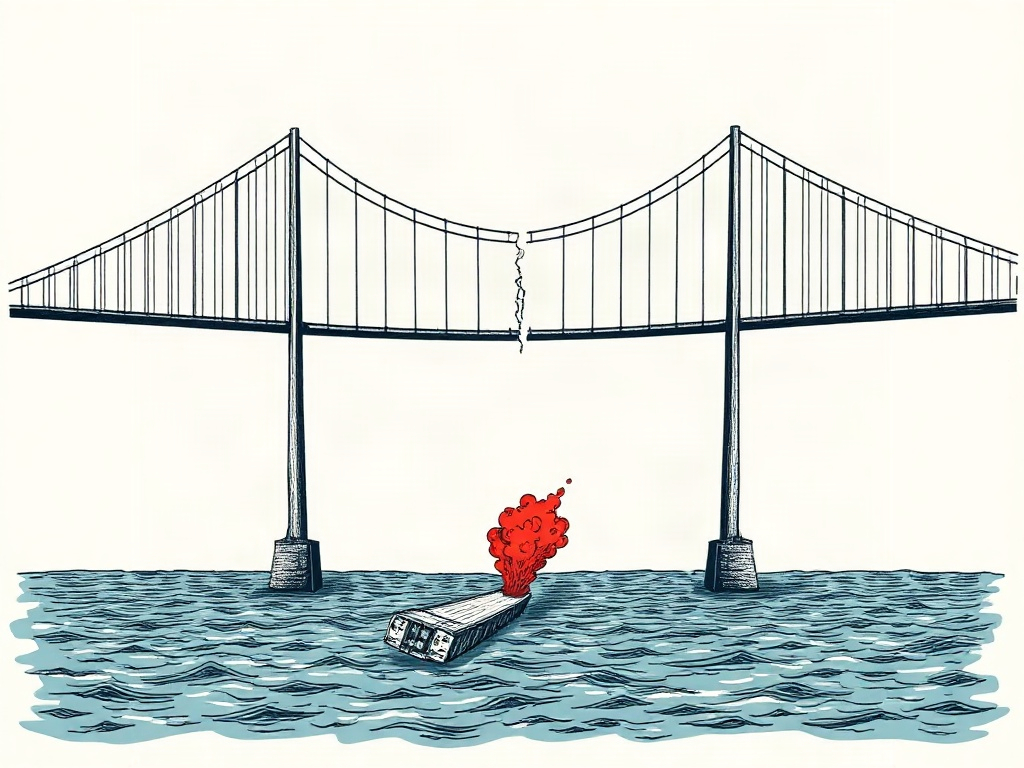
#> input picture assets/ni1117/lead1.png, 1024 x 768 px; its folder holds only this picture in this run
$ python render.py
#> lines starting #> are read from the running program, lines starting #| are printed output that depends on the picture
#!/usr/bin/env python3
"""Render a 1024x1024 newspaper front page for Tuesday 17 November 2026.
Deterministic; no network. Lead illustrations come from assets/ni1117/leadN.png
(Muse/fal.ai) when present, else original schematic fallbacks drawn here.
"""
import os, math
from PIL import Image, ImageDraw, ImageFont

W = H = 1024
PAPER = (245, 241, 230)
INK = (24, 22, 20)
SOFT = (70, 66, 60)
RED = (179, 64, 42)
BLUE = (42, 91, 140)
RULE = (40, 38, 34)
CREAM_DARK = (232, 226, 210)

FD = "/usr/share/fonts/truetype"
def F(name, size):
    paths = {
        "serifb": f"{FD}/dejavu/DejaVuSerif-Bold.ttf",
        "serif": f"{FD}/dejavu/DejaVuSerif.ttf",
        "lserifb": f"{FD}/liberation/LiberationSerif-Bold.ttf",
        "lserif": f"{FD}/liberation/LiberationSerif-Regular.ttf",
        "lserifi": f"{FD}/liberation/LiberationSerif-Italic.ttf",
        "sans": f"{FD}/liberation/LiberationSans-Regular.ttf",
        "sansb": f"{FD}/liberation/LiberationSans-Bold.ttf",
        "sansi": f"{FD}/liberation/LiberationSans-Italic.ttf",
    }
    return ImageFont.truetype(paths[name], size)

img = Image.new("RGB", (W, H), PAPER)
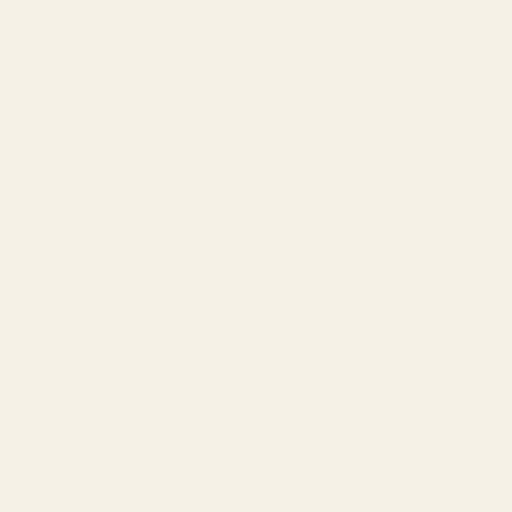
#> img: PIL image 1024x1024 RGB (shown at 1/2 size); mean R, G, B 245, 241, 230
d = ImageDraw.Draw(img)

def tw(s, f):
#> called with s = 'TUESDAY EDITION  ·  No. 317'
    b = d.textbbox((0, 0), s, font=f); return b[2] - b[0]
#> after `b = d.textbbox((0, 0), s, font=f)`: b = (0, 2, 168, 11)

def wrap(s, f, maxw):
    words = s.split(); lines = []; cur = ""
    for w in words:
        t = (cur + " " + w).strip()
        if tw(t, f) <= maxw: cur = t
        else:
            if cur: lines.append(cur)
            cur = w
    if cur: lines.append(cur)
    return lines

def center(s, f, y, fill=INK):
    d.text(((W - tw(s, f)) / 2, y), s, font=f, fill=fill)

def hline(y, x0=36, x1=W-36, fill=RULE, w=2):
    d.line([(x0, y), (x1, y)], fill=fill, width=w)

hline(12, w=3); hline(17, w=1)
d.text((36, 24), "THE DAILY WORLD", font=F("lserifb", 22), fill=INK)
d.text((36, 50), "FRONT PAGE  ·  WORLD NEWS", font=F("sansb", 12), fill=SOFT)
right = "TUESDAY EDITION  ·  No. 317"
d.text((W-36-tw(right, F("sansb", 12)), 28), right, font=F("sansb", 12), fill=SOFT)
right2 = "ONE IMAGE  ·  ONE DAY"
d.text((W-36-tw(right2, F("sansi", 12)), 46), right2, font=F("sansi", 12), fill=SOFT)
hline(68, w=1)
center("TUESDAY", F("lserifb", 34), 76, INK)
center("17 NOVEMBER 2026", F("lserifb", 62), 112, INK)
hline(186, w=2)
d.rectangle([36, 192, W-36, 216], fill=INK)
strip = "18 STORIES   ·   6 CONTINENTS   ·   EVERY ITEM FROM TUESDAY 17 NOVEMBER"
center(strip, F("sansb", 14), 197, PAPER)

LEADS = [
    ("01", "EUROPE / ASIA", "Kerch bridge struck again; road span falls into the sea",
     "A second day of attacks on the Crimea link. A road span collapsed into the strait; traffic halted. Kyiv and Moscow trade blame.", (36.5, 45.3)),
    ("02", "ASIA", "Iran drones target US radar; tanker mined in Hormuz",
     "Tehran flew drones at a US radar site in Bahrain; Washington struck Qeshm. A tanker hit a mine in the strait. Oil shipping on edge.", (56.0, 26.5)),
    ("03", "ASIA", "Trump's first Quad summit in Manila seals minerals pact",
     "The US, Japan, India and Australia met in Manila. A critical-minerals agreement headline a summit aimed at supply-chain leverage.", (121.0, 14.6)),
]
LIST = [
    ("04", "N. AMERICA", "Nvidia posts $115.8B quarter; Dow drops 849", (-74.0, 40.7)),
    ("05", "ASIA", "COP31 Antalya: draft text calls fossil-fuel phase-out", (30.7, 36.9)),
    ("06", "AMERICAS", "US, Mexico and Bolivia lose measles-free status", (-65.0, -17.0)),
    ("07", "AFRICA", "DR Congo Ebola response strained, WHO says", (23.0, -3.0)),
    ("08", "ASIA", "Mongolia's president announces resignation", (106.9, 47.9)),
    ("09", "EUROPE", "Serbia's students take seats in parliament", (20.5, 44.8)),
    ("10", "ASIA", "Bangladesh garment-wage clashes spread", (90.4, 23.8)),
    ("11", "AFRICA", "Mozambique: Mondlane tried on 5 charges", (32.6, -25.9)),
    ("12", "ASIA", "Russian An-12 crashes in Siberia; 19 dead", (100.0, 60.0)),
    ("13", "ASIA", "Japan scrambles jets over airspace breach", (140.0, 40.0)),
    ("14", "EUROPE", "Moldova closes its airspace", (28.8, 47.0)),
    ("15", "OCEANIA", "Cyclone Akvan tracked across the Pacific", (160.0, -15.0)),
    ("16", "SPACE", "Voyager 1 nears one light-day from Earth", None),
    ("17", "ASIA", "Gaza ceasefire under strain", (34.4, 31.5)),
    ("18", "AFRICA", "UN: 2,230 civilian deaths in Sudan", (30.0, 15.0)),
]

ASSET = os.path.join(os.path.dirname(__file__), "assets", "ni1117")
def lead_image(i, w, h):
#> called with i = 0, w = 312, h = 150
    p = os.path.join(ASSET, f"lead{i+1}.png")
    if os.path.exists(p):
        im = Image.open(p).convert("RGB")
#> im is the input picture: PIL image 1024x768 RGB; mean R, G, B 214.3, 220.5, 217.1
        from PIL import ImageChops
        bg = Image.new("RGB", im.size, PAPER)
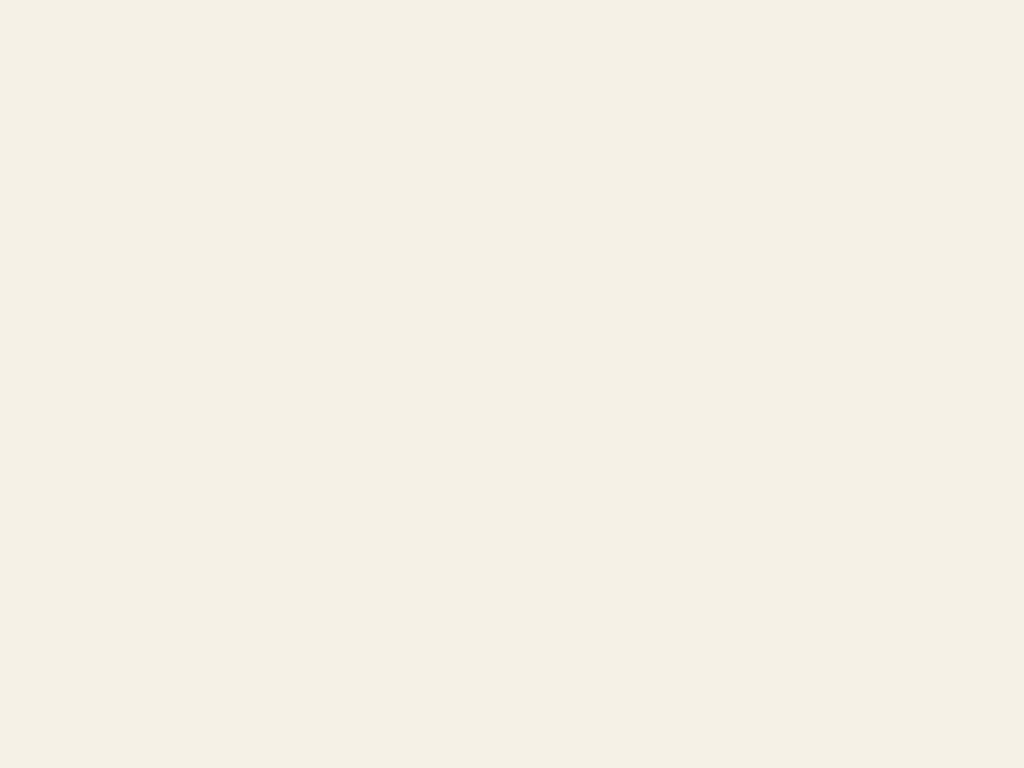
#> bg: PIL image 1024x768 RGB; mean R, G, B 245, 241, 230
        bbox = ImageChops.difference(im, bg).getbbox()
#> bbox = (0, 0, 1024, 768)
        if bbox:
            pad = 8
            bbox = (max(0, bbox[0]-pad), max(0, bbox[1]-pad),
                    min(im.width, bbox[2]+pad), min(im.height, bbox[3]+pad))
            im = im.crop(bbox)
        im.thumbnail((w, h), Image.Resampling.LANCZOS)
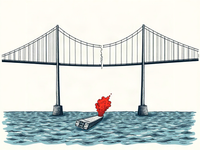
#> im: PIL image 200x150 RGB; mean R, G, B 214.1, 220.3, 217.1
        canvas = Image.new("RGB", (w, h), PAPER)
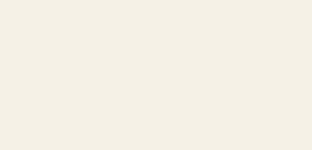
#> canvas: PIL image 312x150 RGB; mean R, G, B 245, 241, 230
        canvas.paste(im, ((w - im.width) // 2, (h - im.height) // 2))
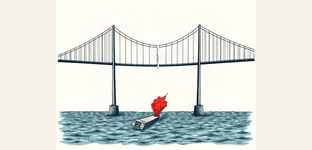
#> canvas: PIL image 312x150 RGB; mean R, G, B 225.2, 227.7, 221.7
        return canvas
    return fallback_lead(i, w, h)

def fallback_lead(i, w, h):
    im = Image.new("RGB", (w, h), CREAM_DARK); dd = ImageDraw.Draw(im)
    if i == 0:
        dd.rectangle([0, h*0.62, w, h], fill=(150, 175, 190))
        dd.line([(0, h*0.5), (w, h*0.5)], fill=INK, width=5)
        for x in range(20, w, 46):
            dd.line([(x, h*0.5), (x, h*0.72)], fill=INK, width=3)
        dd.line([(w*0.45, h*0.5), (w*0.52, h*0.66)], fill=RED, width=5)
        dd.line([(w*0.58, h*0.5), (w*0.52, h*0.66)], fill=RED, width=5)
        dd.ellipse([w*0.47, h*0.36, w*0.57, h*0.46], outline=RED, width=3)
    elif i == 1:
        dd.rectangle([0, h*0.66, w, h], fill=(150, 175, 190))
        dd.polygon([(w*0.2, h*0.66), (w*0.5, h*0.66), (w*0.44, h*0.56), (w*0.26, h*0.56)], fill=INK)
        dd.rectangle([w*0.3, h*0.5, w*0.36, h*0.56], fill=INK)
        dd.polygon([(w*0.68, h*0.3), (w*0.8, h*0.34), (w*0.68, h*0.38)], fill=RED)
        dd.line([(w*0.8, h*0.34), (w*0.9, h*0.5)], fill=SOFT, width=2)
        dd.arc([w*0.84, h*0.44, w*0.98, h*0.6], 200, 340, fill=BLUE, width=3)
        dd.ellipse([w*0.55, h*0.74, w*0.6, h*0.79], outline=RED, width=2)
    else:
        dd.rectangle([w*0.15, h*0.62, w*0.85, h*0.72], fill=INK)
        for k, fx in enumerate([0.25, 0.42, 0.58, 0.75]):
            dd.rectangle([w*fx, h*0.34, w*fx+16, h*0.46], fill=[BLUE, RED, SOFT, BLUE][k])
            dd.line([(w*fx, h*0.34), (w*fx, h*0.62)], fill=INK, width=2)
        dd.polygon([(w*0.46, h*0.8), (w*0.54, h*0.8), (w*0.5, h*0.9)], fill=RED)
    return im

colw = 312; gap = 14; x0 = 36; ytop = 226
for i, (num, cont, head, body, _) in enumerate(LEADS):
    x = x0 + i * (colw + gap)
    im = lead_image(i, colw, 150)
    img.paste(im, (x, ytop))
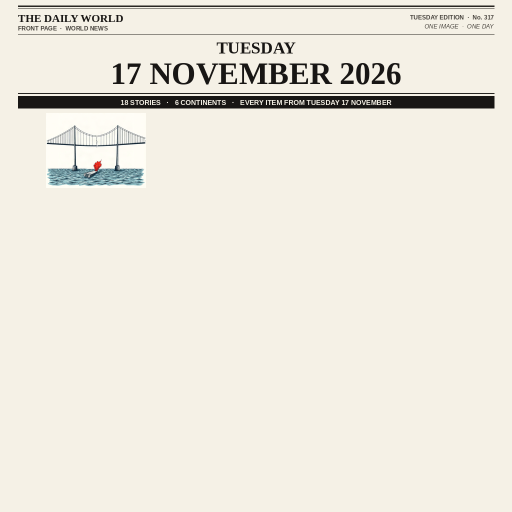
#> img: PIL image 1024x1024 RGB (shown at 1/2 size); mean R, G, B 235.5, 231.8, 221.4
    d.rectangle([x, ytop, x+colw, ytop+150], outline=RULE, width=1)
    yy = ytop + 156
    d.text((x, yy), f"STORY {num}  ·  {cont}", font=F("sansb", 11), fill=RED); yy += 16
    hf = F("lserifb", 18)
    for ln in wrap(head, hf, colw)[:3]:
        d.text((x, yy), ln, font=hf, fill=INK); yy += 21
#> after the loop, yy = 440
    yy += 2
#> yy = 442
    bf = F("lserif", 13)
    for ln in wrap(body, bf, colw)[:4]:
        d.text((x, yy), ln, font=bf, fill=SOFT); yy += 16
#> this loop made 3 passes
#> yy on passes 1 to 3: 458, 474, 490
#> after the loop, yy = 490
    if i < 2:
        d.line([(x+colw+gap//2, ytop), (x+colw+gap//2, ytop+230)], fill=RULE, width=1)

my = 486
d.text((36, my), "WHERE IT HAPPENED", font=F("sansb", 15), fill=INK)
d.text((W-36-tw("17 LOCATIONS  ·  ORIGINAL DRAWING", F("sansi", 11)), my+2),
       "17 LOCATIONS  ·  ORIGINAL DRAWING", font=F("sansi", 11), fill=SOFT)
hline(my+20, w=1)
MAPX0, MAPX1 = 40, 984; MAPY0, MAPY1 = my+26, my+186
def proj(lon, lat):
    x = MAPX0 + (lon + 180) / 360 * (MAPX1 - MAPX0)
    y = MAPY0 + (78 - lat) / 140 * (MAPY1 - MAPY0)
    return x, y
d.rectangle([MAPX0, MAPY0, MAPX1, MAPY1], fill=(222, 230, 233))
for lon in range(-150, 181, 30):
    x, _ = proj(lon, 0); d.line([(x, MAPY0), (x, MAPY1)], fill=CREAM_DARK, width=1)
for lat in range(-60, 79, 30):
    _, y = proj(0, lat); d.line([(MAPX0, y), (MAPX1, y)], fill=CREAM_DARK, width=1)
CONT = {
 "NA": [(-168,66),(-140,70),(-120,72),(-90,72),(-70,62),(-55,50),(-65,44),(-75,38),(-81,31),(-97,26),(-105,20),(-95,16),(-83,9),(-100,18),(-117,33),(-125,42),(-130,55),(-152,60),(-168,66)],
 "SA": [(-80,9),(-62,10),(-50,0),(-35,-8),(-40,-20),(-58,-35),(-70,-52),(-72,-40),(-70,-18),(-78,-2),(-80,9)],
 "EU": [(-10,36),(-9,43),(-2,48),(-5,58),(5,62),(15,68),(30,70),(40,66),(45,55),(40,48),(28,41),(20,40),(10,38),(0,36),(-10,36)],
 "AF": [(-17,15),(-10,32),(0,36),(10,37),(20,32),(32,31),(43,12),(51,11),(40,-5),(35,-20),(20,-35),(15,-30),(12,-18),(8,4),(-8,5),(-17,15)],
 "AS": [(40,66),(60,70),(90,75),(120,72),(150,66),(170,64),(160,58),(142,50),(130,42),(122,30),(108,20),(100,8),(95,16),(88,22),(80,8),(72,20),(60,25),(48,30),(40,48),(45,55),(40,66)],
 "AU": [(114,-22),(122,-18),(132,-12),(142,-11),(146,-18),(152,-25),(150,-35),(140,-38),(130,-32),(116,-34),(114,-22)],
 "GL": [(-45,60),(-25,70),(-20,78),(-40,82),(-58,76),(-52,66),(-45,60)],
}
for name, poly in CONT.items():
    pts = [proj(lo, la) for lo, la in poly]
    d.polygon(pts, fill=(206, 196, 172), outline=(90, 84, 72))
allstories = [(n, c, pin) for n, c, _, _, pin in LEADS] + [(n, c, pin) for n, c, _, pin in LIST]
placed = []
nf = F("sansb", 9)
for num, cont, pin in allstories:
    if pin is None: continue
    x, y = proj(*pin)
    bx, by = x, y
    for _ in range(24):
        if all(math.hypot(bx-px, by-py) >= 17 for px, py in placed): break
        best = None
        for ang in range(0, 360, 30):
            nx = x + 20 * math.cos(math.radians(ang)); ny = y + 20 * math.sin(math.radians(ang))
            if not (MAPX0+8 <= nx <= MAPX1-8 and MAPY0+8 <= ny <= MAPY1-8): continue
            score = min((math.hypot(nx-px, ny-py) for px, py in placed), default=999)
            if best is None or score > best[0]: best = (score, nx, ny)
        if best is None: break
        bx, by = best[1], best[2]
    placed.append((bx, by))
    d.ellipse([x-2, y-2, x+2, y+2], fill=INK)
    if math.hypot(bx-x, by-y) > 3:
        d.line([(x, y), (bx, by)], fill=SOFT, width=1)
    d.ellipse([bx-8, by-8, bx+8, by+8], fill=RED, outline=PAPER, width=1)
    d.text((bx-tw(num, nf)/2, by-5), num, font=nf, fill=PAPER)
#> after the loop, placed = [(607.7, 549.4), (658.8, 570.9), (829.3, 584.5), (318, 554.6), (592.5, 559), (341.6, 620.6), (572.3, 604.6), (792.3, 546.4), (565.8, 549.9), (749, 573.9), (597.5, 630.7), (774.2, 532.6), (879.1, 555.4), (587.5, 527.4), (931.6, 618.3), (612.2, 582.5), (590.7, 584)]
d.rectangle([MAPX0, MAPY0, MAPX1, MAPY1], outline=RULE, width=1)

ly = MAPY1 + 12
d.text((36, ly), "ALSO ON TUESDAY", font=F("sansb", 15), fill=INK)
hline(ly+20, w=1)
ly += 26
cols = 3; per = 5; cw = (W - 72 - 2*16) // cols
lf = F("lserifb", 13); cf = F("sansb", 10)
for idx, (num, cont, head, pin) in enumerate(LIST):
    c = idx // per; r = idx % per
    x = 36 + c * (cw + 16); y = ly + r * 30
    d.text((x, y), num, font=F("sansb", 13), fill=RED)
    d.text((x+24, y-1), cont, font=cf, fill=SOFT)
    for j, ln in enumerate(wrap(head, lf, cw-24)[:1]):
        d.text((x+24, y+11), ln, font=lf, fill=INK)
#> this loop made 15 passes

fy = 884
hline(fy, w=2)
d.text((36, fy+6), "DATE CHECK", font=F("sansb", 12), fill=RED)
dc = "Every story happened or was first reported on Tuesday 17 November 2026. Excluded as other dates: the Ebola 11,000-case milestone (10 Nov) and the Vulcan launch (15 Nov). Contested claims are attributed."
for j, ln in enumerate(wrap(dc, F("lserifi", 12), W-72)):
    d.text((36, fy+22+j*15), ln, font=F("lserifi", 12), fill=SOFT)
have_assets = all(os.path.exists(os.path.join(ASSET, f"lead{i+1}.png")) for i in range(3))
illus = "Illustrations: fal.ai (Muse)" if have_assets else "Illustrations: original drawings"
src = "Sources: Reuters · AP · AFP · BBC · Al Jazeera · WHO · UN   |   " + illus + "   |   Compiled by Hermes"
center(src, F("sans", 11), fy+70, SOFT)
hline(fy+88, w=1)

out = os.path.join(os.path.dirname(__file__), "entry.png")
img.save(out, "PNG", optimize=True)
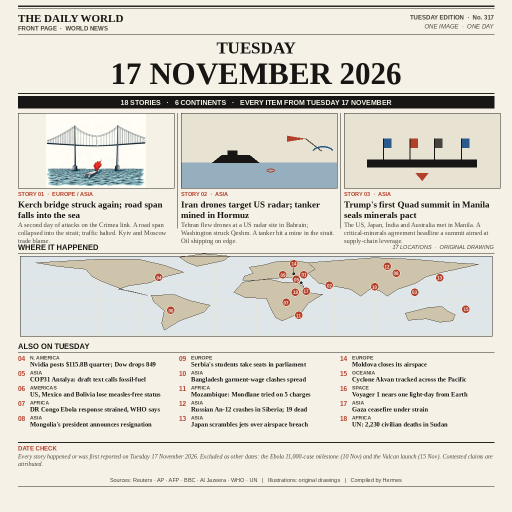
#> saved as entry.png: PIL image 1024x1024 RGB (shown at 1/2 size); mean R, G, B 220.3, 217.4, 208.1
print("saved", out, os.path.getsize(out), "bytes", img.size)
#| saved entry.png 160730 bytes (1024, 1024)
